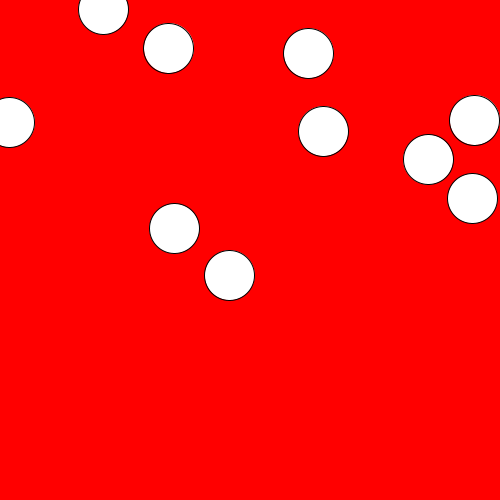
Frame 1 (no input)
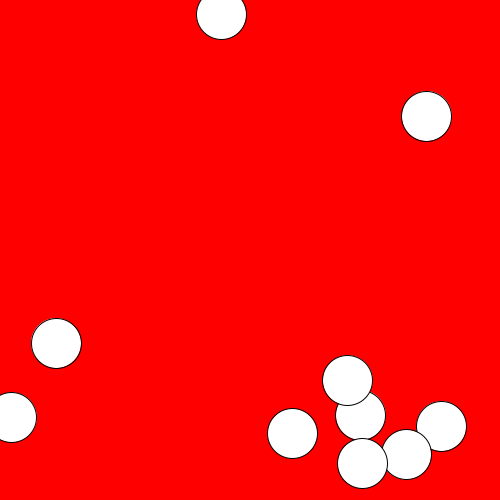
Frame 60 (the mouse pressed at the canvas centre just before this capture)
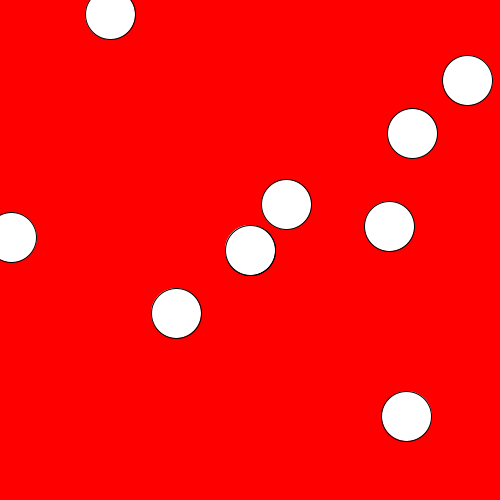
Frame 120 (the mouse held since frame 60 and released just before this capture)

The Processing sketch that drew these frames (run headless with seeded random() and noise(); from frame 60 on, the mouse is pressed at the canvas centre):

// Processing sketch: eatBalls
// ── eatBalls.pde
int[] xpos = new int [50];
int[] ypos = new int [50];
Ball[] balls = new Ball[10];

void setup(){
  size(500,500);
  for(int i = 0; i < xpos.length; i++){
    xpos[i] = 0;
    ypos[i] = 0;
  }
  for(int i = 0; i < balls.length; i++){
    balls[i] = new Ball();
  }
  //noStroke();
}

void draw(){
  background(255,0,0);
  //xpos[xpos.length-1] = mouseX;
  //ypos[ypos.length-1] = mouseY;
  
  //for(int i = 0; i < xpos.length-1; i++){
  //  xpos[i]= xpos[i+1];
  //  ypos[i]= ypos[i+1];
  //}
  
  //for(int i = 0; i < xpos.length; i++){
  //  fill(5+i*5);
  //  ellipseMode(CENTER);
  //  ellipse(xpos[i],ypos[i],i+10,i+10);
  //}
  for(int i = 0; i < balls.length; i++){
    balls[i].display();
    balls[i].move();
    balls[i].bounce();
    //b[i].change();
    balls[i].drag(mouseX,mouseY);
  }
}

void mousePressed(){
  Ball b = new Ball(mouseX,mouseY);
  balls = (Ball[]) append(balls, b);
}
// ── classBall.pde
class Ball{
  //Attributes
  float px;
  float py;
  float px_p;
  float py_p;
  float vx;
  float vy;
  float r;
  boolean mouse;
  
  //Constructor
  Ball(){
    px = random(r+2,width-r-1);
    py = random(r+2,height-r-1);
    r = 25;
    vx = 2;
    vy = 5;
  }
  
  Ball(float mx, float my){
    px = mx;
    py = my;
    r = 25;
    vx = 2;
    vy = 5;
  }
  //Methods
  void display(){
    ellipseMode(RADIUS);
    ellipse(px,py,r,r);
  }
  
  void move(){
    px_p = px;
    py_p = py;
    
    px = px + vx;
    py = py + vy;
    
    if (abs(px_p - px) < vx){
      px = r+1;
    }
    
    if (abs(py_p - py) < vy){
      py = r+1;
    }
  }
  
  void bounce(){
    if(px < r || px > 500-r){
      vx = vx*-1;
    }
    
    if(py < r || py > 500-r){
      vy = vy*-1;
    }
  }
  
  void change(){
    if (abs(mouseX-px) <= r && abs(mouseY-py) < r){
      fill(random(0,256),random(0,256),random(0,256));
      //delay(1000);
    }
  }
  
  void drag(float mx, float my){
    if(mousePressed && abs(mx-px)< r && abs(my-py) < r){
      px = mx;
      py = my;
    }
  }
  
}
